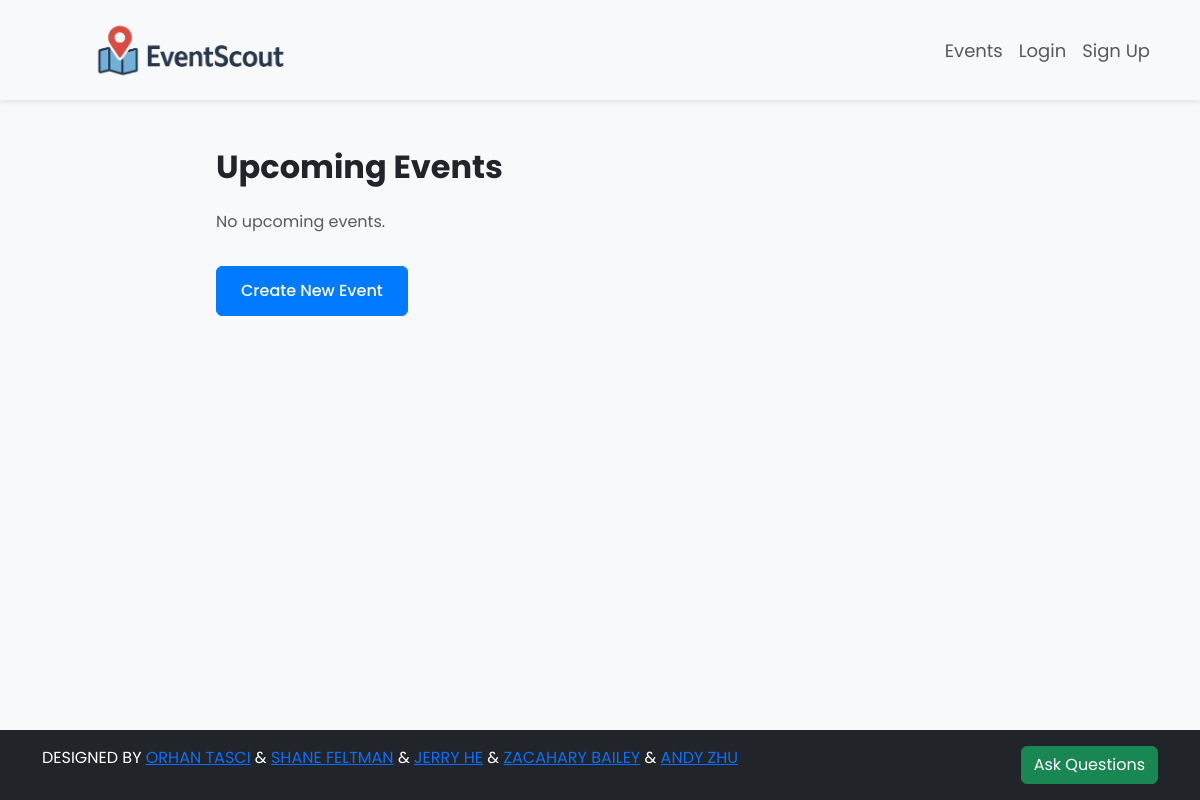
/events/, run on an earlier commit of the app's database.
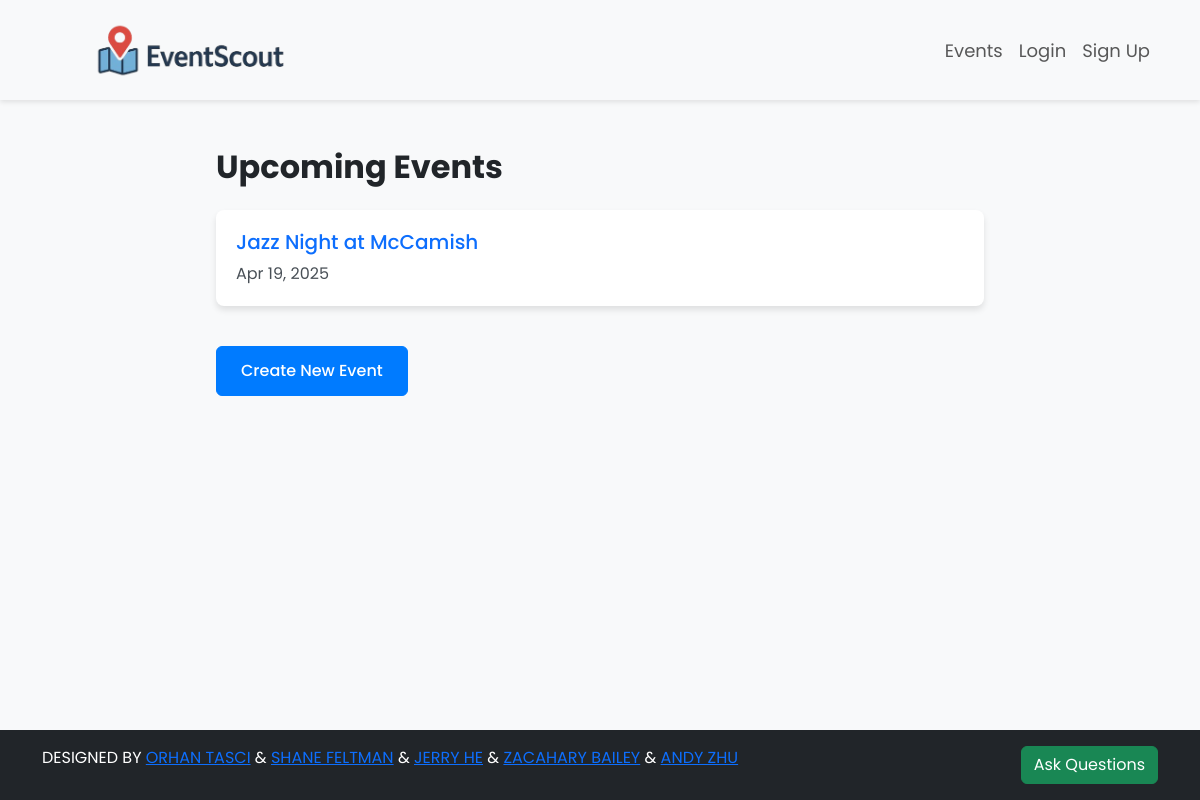
And on a later commit of the database.
### createEvents/models.py (models this page shows, shortened)
class Event(models.Model):
    title = models.CharField(max_length=200)
    description = models.TextField()
    location = models.CharField(max_length=255)
    latitude = models.DecimalField(
        max_digits=9,
        decimal_places=6,
        null=True,
        blank=True
    )
    longitude = models.DecimalField(
        max_digits=9,
        decimal_places=6,
        null=True,
        blank=True
    )
    start_time = models.DateTimeField()
    end_time = models.DateTimeField()
    organizer = models.CharField(max_length=255)
    created_at = models.DateTimeField(auto_now_add=True)

### createEvents/views.py (the view)
# urls.py: path('', views.event_list, name='event_list'),
def event_list(request):
    events = Event.objects.all().order_by('-created_at')
    return render(request, 'createEvents/event_list.html', {'events': events})

### createEvents/templates/createEvents/event_list.html (shortened to what this page needs)
{% extends 'base.html' %}
{% load static %}
{% block head %}
    <link rel="stylesheet" href="{% static 'css/styles.css' %}">
{% endblock %}
{% block content %}
    <div class="events-container">
        <h1 class="fs-2 fw-bold text-dark mb-4">Upcoming Events</h1>
        {% if events %}
            {% for event in events %}
                <div class="event-card card">
                    <div class="card-body">
                        <h2 class="card-title">
                            <a href="{% url 'events.event_detail' event.id %}" class="text-primary text-decoration-none">{{ event.title }}</a>
                        </h2>
                        <p class="card-text mb-0">{{ event.start_time|date:"M d, Y" }}</p>
                    </div>
                </div>
            {% endfor %}
        {% else %}
            <p class="text-muted">No upcoming events.</p>
        {% endif %}
        <a href="{% url 'events.create_event' %}" class="btn btn-primary d-inline-block mt-3">Create New Event</a>
    </div>
{% endblock %}

What changed in the data, as far as the page shows it:
added Event: title "Jazz Night at McCamish", start_time "Apr 19, 2025"
Also different on the page:
text no longer shown: "No upcoming events."
